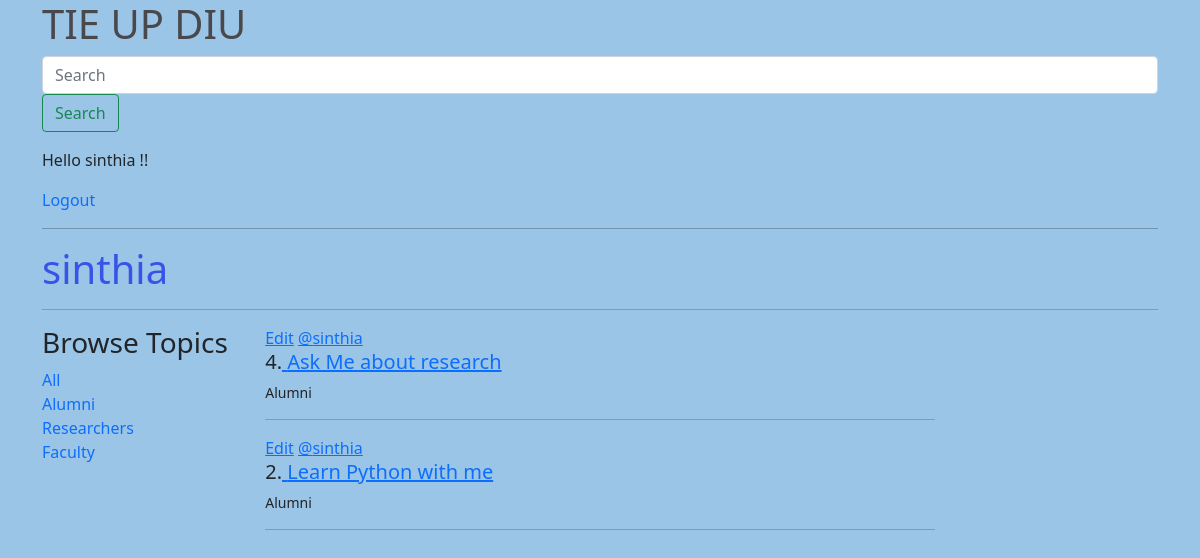
/profile/1/ (signed in), run on the app's committed database.
### base/models.py (models this page shows, shortened)
class Topic(models.Model):
    name = models.CharField(max_length=200)

class Room(models.Model):
    host = models.ForeignKey(User, on_delete=models.SET_NULL, null=True)
    topic =models.ForeignKey(Topic, on_delete=models.SET_NULL, null=True)
    name = models.CharField(max_length=200)
    decription = models.TextField(null=True, blank=True)
    participants= models.ManyToManyField(User,related_name='participants',blank=True)
    updated = models.DateTimeField(auto_now=True)
    Created = models.DateTimeField(auto_now_add=True)
    class Meta:
     ordering = ['-updated', '-Created']

### base/views.py (the view)
# urls.py: path('profile/<str:pk>/', views.userProfile,name="user-profile"),
def userProfile(request,pk):
    user = User.objects.get(id=pk)
    rooms = user.room_set.all()
    topics = Topic.objects.all()
    context = {'user':user , 'rooms':rooms , 'topics':topics}
    return render(request, 'base/profile.html',context)

### base/templates/base/profile.html (shortened to what this page needs)
{% extends 'main.html' %}
{% block content %}
<h1 style="color: hsla(233, 85%, 49%, 0.736);">{{user.username}}</h1>
<hr>
<div  class="profile-container">
    <div>
         {% include 'base/topics_component.html' %}
    </div>
    <div>
      {% include 'base/feed_component.html' %}
    </div>
     <div>
    </div>
</div>
{% endblock content %}

### templates/navbar.html
<a href = "/" style="text-decoration: none;">
<h1 style ="color: rgb(73, 73, 77);  ">TIE UP DIU</h1>
</a>
<form method="GET" action="{% url 'home' %}">
<form class="d-flex">
   <input class="form-control me-2" type="search" placeholder="Search" aria-label="Search">
   <button class="btn btn-outline-success" type="submit">Search</button>
 </form>
</form>
  {% if request.user.is_authenticated %}
<p >Hello {{request.user}} !! </p>
<a href = "{% url 'logout' %}" style="text-decoration: none; ">Logout</a>
   {% else %}
<a href="{% url 'login' %}"   style="text-decoration: none; ">Login</a>
{% endif %}
<hr style="color: black;">

### base/templates/base/topics_component.html
<h3>Browse Topics</h3>
              <div>
                   <a href="{% url 'home' %}"   style =" text-decoration: none;">All</a>
               </div>
               {% for topic in topics %}
               <div>
                 <a href="{% url 'home' %}?q={{topic.name}}"    style =" text-decoration: none;"  >{{topic.name}}</a>
               </div>
               {% endfor %}

### base/templates/base/feed_component.html
<div>
              {% for room in rooms %}
                <div>
                    {% if request.user == room.host %}
                   <a href="{% url 'update-room' room.id %}">Edit</a>
                    {% endif %}
                     <a href="{% url 'user-profile' room.host.id %}">@{{room.host.username}}</a>
                        <h5>{{room.id}}.<a href="{% url 'room' room.id %}"> {{room.name}}</a></h5>
                        <small>{{room.topic.name}}</small>
                         <hr>
                </div>
        {% endfor %}
           </div>

### static/styles/main.css (style rules this page uses)
body { background-color: hsla(197, 54%, 69%, 0.88); }

### base/templates/base/profile.html (style rules this page uses)
.profile-container { display:grid; grid-template-columns: 1fr 3fr 1fr; }

### data on the page
Topic: name "Alumni"
Topic: name "Researchers"
Topic: name "Faculty"
Room: shows "Edit", host.username "sinthia", id "4", name "Ask Me about research", topic.name "Alumni"
Room: shows "Edit", host.username "sinthia", id "2", name "Learn Python with me", topic.name "Alumni"

### other printed values
{{ request.user }} "sinthia"
{{ user.username }} "sinthia"
